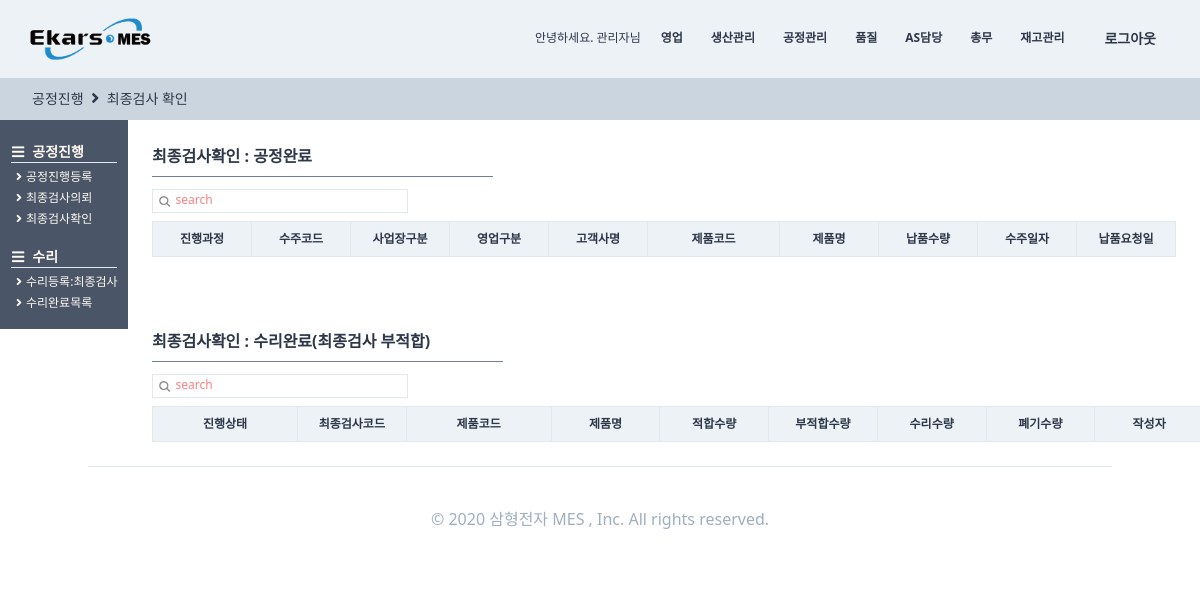
The app's page /producemanages/checkdonelist/ (signed in), older data.
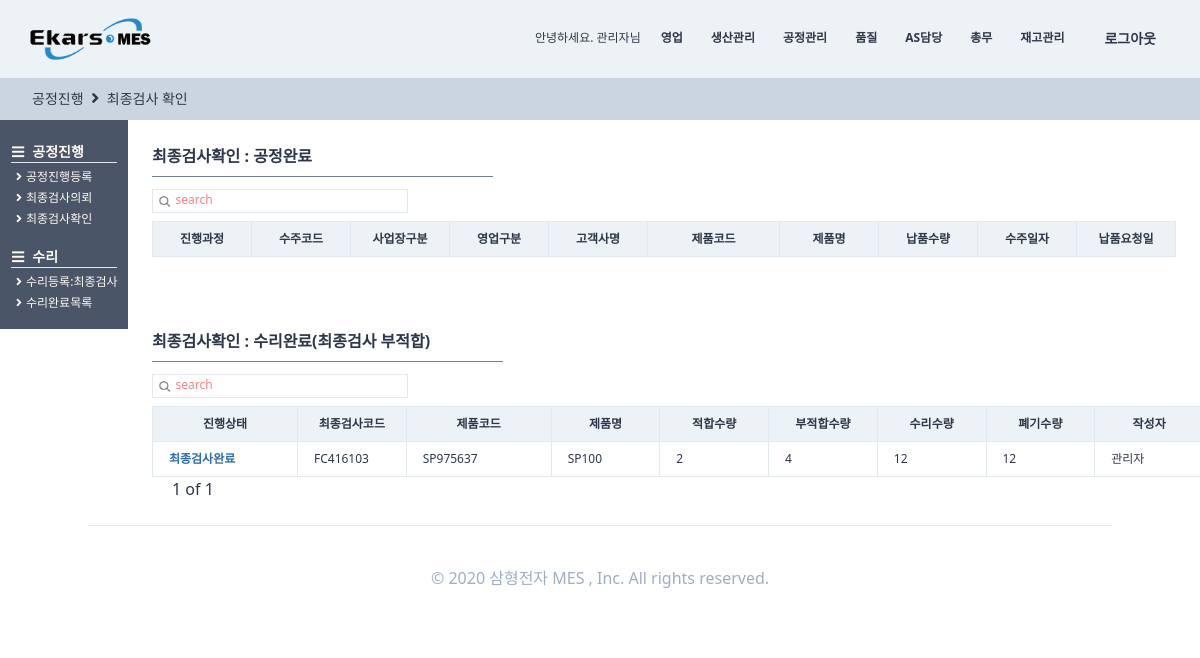
The same page, newer data.
### users/models.py (models this page shows, shortened)
class Part(TimeStampedModel):
    해당회사 = models.ForeignKey(
        "Company", related_name="Part", on_delete=models.CASCADE, null=True
    )
    부서명 = models.CharField(max_length=12, null=True, blank=True)
    class Meta:
        verbose_name = "부서"
        verbose_name_plural = "부서"

class User(AbstractUser, TimeStampedModel):
    부서 = models.ManyToManyField("Part", related_name="user", null=True)
    class Meta:
        verbose_name = "사용자"
        verbose_name_plural = "사용자"
    def __str__(self):
        return self.first_name
    def lenofpart(self):
        num = self.부서.count()
        return num

### qualitycontrols/models.py (models this page shows, shortened)
class RepairRegister(TimeStampedModel):
    최종검사결과 = "최종검사결과"
    AS = "AS"
    수리최종_CHOICES = (
        (최종검사결과, "최종검사결과"),
        (AS, "AS"),
    )
    최종검사결과 = models.OneToOneField(
        "FinalCheckRegister",
        related_name="수리내역서",
        on_delete=models.SET_NULL,
        null=True,
        blank=True,
    )
    AS수리의뢰 = models.OneToOneField(
        AS_models.ASRepairRequest,
        related_name="수리내역서",
        on_delete=models.SET_NULL,
        null=True,
        blank=True,
    )
    수리최종 = models.CharField(
        choices=수리최종_CHOICES, max_length=10, default=최종검사결과, null=True, blank=True,
    )
    작성자 = models.ForeignKey(
        users_models.User, related_name="수리내역서", on_delete=models.SET_NULL, null=True
    )
    불량위치및자재 = models.TextField(max_length=300, null=True,)
    특이사항 = models.TextField(max_length=300, null=True, blank=True,)
    수리내용 = models.TextField(max_length=300, null=True, blank=True,)
    실수리수량 = models.IntegerField(null=True,)
    폐기수량 = models.IntegerField(null=True,)
    제품 = models.ForeignKey(
        SI_models.SingleProduct,
        related_name="수리내역서",
        on_delete=models.SET_NULL,
        null=True,
    )
    class Meta:
        verbose_name = "수리내역서"
        verbose_name_plural = "수리내역서"
    def finalcheckboolean(self):
        try:
            self.최종검사
            try:
                self.최종검사.최종검사등록
                return "최종검사완료"
            except:
                return "최종검사의뢰완료"
        except:
            return "수리완료"

class FinalCheckRegister(TimeStampedModel):
    OK = "OK"
    NO = "NO"
    OKNO_CHOICES = (
        (OK, "OK"),
        (NO, "NO"),
    )
    있음 = "있음"
    없음 = "없음"
    있음없음_CHOICES = (
        (있음, "있음"),
        (없음, "없음"),
    )
    전원전압_CHOICES = (
        ("DC 24V", "DC 24V"),
        ("AC 220V", "AC 220V"),
    )
    POWERTRANS_CHOICES = (
        ("T-EPD2083-01", "T-EPD2083-01"),
        ("T-EPB2032-01", "T-EPB2032-01"),
        ("T-EPA2403-01", "T-EPA2403-01"),
        ("T-EPA2243-01", "T-EPA2243-01"),
        ("T-EPA2123-01", "T-EPA2123-01"),
        ("T-EWA2240-01", "T-EWA2240-01"),
        ("EWA2120-01", "EWA2120-01"),
        ("R-EWA2360-01", "R-EWA2360-01"),
    )
    FUSE_전_ULUSA_CHOICES = (
        ("31.8mm 1A", "31.8mm 1A"),
        ("31.8mm 2A", "31.8mm 2A"),
        ("31.8mm 3A", "31.8mm 3A"),
        ("31.8mm 4A", "31.8mm 4A"),
        ("31.8mm 5A", "31.8mm 5A"),
        ("31.8mm 10A", "31.8mm 10A"),
        ("31.8mm 15A", "31.8mm 15A"),
        ("20mm 2A", "20mm 2A"),
        ("20mm 3.15A", "20mm 3.15A"),
        ("20mm 5A", "20mm 5A"),
    )
    LABEL_인쇄물_CHOICES = (
        ("후면 좌측", "후면 좌측"),
        ("후면 우측", "후면 우측"),
        ("후면 중심", "후면 중심"),
        ("후면 우측아래", "후면 우측아래"),
        ("후면 좌측아래", "후면 좌측아래"),
    )
    수리비_CHOICES = (
        ("무상", "무상"),
        ("유상", "유상"),
    )
    택배_CHOICES = (
        ("선불", "선불"),
        ("신용", "신용"),
        ("착불", "착불"),
    )
    최종검사코드 = models.CharField(max_length=20, null=True, blank=True,)
    최종검사의뢰 = models.OneToOneField(
        "FinalCheck", related_name="최종검사등록", on_delete=models.SET_NULL, null=True,
    )
    검시자 = models.ForeignKey(
        users_models.User, related_name="최종검사등록", on_delete=models.SET_NULL, null=True,
    )
    검시일 = models.DateField(auto_now=False, auto_now_add=False, null=True, blank=True)
    치명적불량 = models.CharField(max_length=20, null=True,)
    중불량 = models.CharField(max_length=20, null=True,)
    경불량 = models.CharField(max_length=20, null=True,)
    검사수준 = models.CharField(max_length=40, null=True,)
    샘플링방식 = models.CharField(max_length=20, null=True,)
    결점수 = models.CharField(max_length=20, null=True,)
    전원전압 = models.CharField(choices=전원전압_CHOICES, max_length=20, blank=True, null=True)
    POWERTRANS = models.CharField(
        choices=POWERTRANS_CHOICES, max_length=20, blank=True, null=True
    )
    FUSE_전_ULUSA = models.CharField(
        choices=FUSE_전_ULUSA_CHOICES, max_length=20, blank=True, null=True,
    )
    LABEL_인쇄물 = models.CharField(
        choices=LABEL_인쇄물_CHOICES, max_length=20, blank=True, null=True
    )
    기타출하위치 = models.CharField(max_length=50, null=True, blank=True,)
    내용물 = models.CharField(choices=있음없음_CHOICES, max_length=20, blank=True, null=True)
    포장검사 = models.CharField(choices=OKNO_CHOICES, max_length=20, blank=True, null=True)
    동작검사 = models.CharField(choices=OKNO_CHOICES, max_length=20, blank=True, null=True)
    내부검사 = models.CharField(choices=OKNO_CHOICES, max_length=20, blank=True, null=True)
    외관검사 = models.CharField(choices=OKNO_CHOICES, max_length=20, blank=True, null=True)
    내압검사_DC = models.CharField(
        choices=OKNO_CHOICES, max_length=20, blank=True, null=True
    )
    내압검사_AC = models.CharField(
        choices=OKNO_CHOICES, max_length=20, blank=True, null=True
    )
    내용물확인 = models.CharField(choices=OKNO_CHOICES, max_length=20, blank=True, null=True)
    가_감전압 = models.CharField(max_length=50, blank=True, null=True)
    HI_POT_내부검사 = models.CharField(max_length=50, blank=True, null=True)
    특이사항 = models.TextField(max_length=80, blank=True, null=True)
    부적합수량 = models.IntegerField(null=True)
    적합수량 = models.IntegerField(null=True)
    제품 = models.ForeignKey(
        SI_models.SingleProduct,
        related_name="최종검사등록",
        on_delete=models.SET_NULL,
        null=True,
    )
    동작이상유무 = models.CharField(max_length=100, null=True, blank=True)
    외형이상유무 = models.CharField(max_length=100, null=True, blank=True)
    수리내역 = models.CharField(max_length=100, null=True, blank=True)
    특기사항 = models.CharField(max_length=100, null=True, blank=True)
    수리자 = models.ForeignKey(
        users_models.User,
        related_name="AS총괄장수리",
        on_delete=models.SET_NULL,
        null=True,
        blank=True,
    )
    수리비 = models.CharField(choices=수리비_CHOICES, max_length=100, blank=True, null=True)
    기본요금 = models.IntegerField(null=True, blank=True)
    부품비 = models.IntegerField(null=True, blank=True)
    택배 = models.CharField(choices=택배_CHOICES, max_length=100, blank=True, null=True)
    화물 = models.CharField(max_length=100, null=True, blank=True)
    발송날짜 = models.DateField(auto_now=False, auto_now_add=False, null=True, blank=True)
    발송자 = models.ForeignKey(
        users_models.User,
        related_name="AS총괄장발송",
        on_delete=models.SET_NULL,
        null=True,
        blank=True,
    )
    입금확인 = models.DateField(auto_now=False, auto_now_add=False, null=True, blank=True)
    비고 = models.CharField(max_length=100, null=True, blank=True)
    class Meta:
        verbose_name = "최종검사결과등록"
        verbose_name_plural = "최종검사결과등록"

### StandardInformation/models.py (models this page shows, shortened)
class SingleProduct(TimeStampedModel):
    작성자 = models.ForeignKey(
        "users.User", related_name="단품제품작성자", on_delete=models.SET_NULL, null=True
    )
    작성일 = models.DateField(auto_now=True, auto_now_add=False)
    모델코드 = models.CharField(max_length=80, blank=True)
    모델명 = models.CharField(max_length=30, blank=True)
    규격 = models.CharField(max_length=80, blank=True)
    단위 = models.CharField(max_length=10, blank=True)
    단가 = models.IntegerField(null=True)
    class Meta:
        verbose_name = "단품제품"
        verbose_name_plural = "단품제품"

### producemanages/views.py (the view, shortened to what this page needs)
# urls.py: path("checkdonelist/", views.checkdonelist, name="checkdonelist"),
def checkdonelist(request):
    user = request.user
    search = request.GET.get("search")
    search_m = request.GET.get("search_m")
    if search_m is None:
        s_order_m = []
        l_order_m = []
        order = OR_models.OrderRegister.objects.filter(제품구분="단품").order_by("-created")
        for s in order:
            try:
                s.생산요청.생산계획.작업지시서.작업지시서등록.최종검사
                l_order_m.append(s)
            except:
                pass
        for s in l_order_m:
            if s.생산요청.생산계획.작업지시서.작업지시서등록.생산담당자 == user:
                s_order_m.append(s)
        s_bool_m = False
    if search is None:
        order = (
            QC_models.RepairRegister.objects.filter(작성자=user)
            .filter(수리최종="최종검사결과")
            .order_by("-created")
        )
        s_order = []
        for s in order:
            try:
                s.최종검사
                s_order.append(s)
            except:
                pass
        s_bool = False
    pagediv = 7
    totalpage_m = int(math.ceil(len(s_order_m) / pagediv))
    paginator_m = Paginator(s_order_m, pagediv, orphans=0)
    page_m = request.GET.get("page_m", "1")
    s_order_m = paginator_m.get_page(page_m)
    nextpage_m = int(page_m) + 1
    previouspage_m = int(page_m) - 1
    nonpage_m = False
    notsamebool_m = True
    if totalpage_m == 0:
        nonpage_m = True
    if int(page_m) == totalpage_m:
        notsamebool_m = False
    if (search_m is None) or (search_m == ""):
        search_m = "search"
    totalpage = int(math.ceil(len(s_order) / pagediv))
    paginator = Paginator(s_order, pagediv, orphans=0)
    page = request.GET.get("page", "1")
    s_order = paginator.get_page(page)
    nextpage = int(page) + 1
    previouspage = int(page) - 1
    notsamebool = True
    nonpage = False
    if totalpage == 0:
        nonpage = True
    if int(page) == totalpage:
        notsamebool = False
    if (search is None) or (search == ""):
        search = "search"
    return render(
        request,
        "producemanages/checkdonelist.html",
        {
            "s_order": s_order,
            "search": search,
            "page": page,
            "totalpage": totalpage,
            "notsamebool": notsamebool,
            "nextpage": nextpage,
            "previouspage": previouspage,
            "s_bool": s_bool,
            "nonpage": nonpage,
            "s_order_m": s_order_m,
            "search_m": search_m,
            "page_m": page_m,
            "totalpage_m": totalpage_m,
            "notsamebool_m": notsamebool_m,
            "nextpage_m": nextpage_m,
            "previouspage_m": previouspage_m,
            "s_bool_m": s_bool_m,
            "nonpage_m": nonpage_m,
        },
    )

### templates/producemanages/checkdonelist.html (shortened to what the changed rows need)
{%extends "producemanages/producehome.html"%}
{%load static%}
{%block main_contens%}
<div class="flex flex-col">
    <div class="w-full h-full pl-32 -mt-6 font-semibold pt-12 flex flex-col">
        <div class="flex flex-col p-6 w-full ">
            <div class="flex ">
                <div class="flew flex-col">
                    <table class="table-fixed font-light text-xs w-full">
                        <thead>
                            <tr>
                                <th class="border bg-gray-200 px-2 py-2 w-24">진행과정</th>
                                <th class="border bg-gray-200 px-4 py-2 w-24">수주코드</th>
                                <th class="border bg-gray-200 px-4 py-2 w-24">사업장구분</th>
                                <th class="border bg-gray-200 px-4 py-2 w-24">영업구분</th>
                                <th class="border bg-gray-200 px-4 py-2 w-24">고객사명</th>
                                <th class="border bg-gray-200 px-4 py-2 w-32">제품코드</th>
                                <th class="border bg-gray-200 px-4 py-2 w-24">제품명</th>
                                <th class="border bg-gray-200 px-4 py-2 w-24">납품수량</th>
                                <th class="border bg-gray-200 px-4 py-2 w-24">수주일자</th>
                                <th class="border bg-gray-200 px-4 py-2 w-24">납품요청일</th>
                            </tr>
                        </thead>
                    </table>
                </div>
            </div>
        </div>
    </div>
    <div class="w-11/12 h-full ml-32 -mt-6 font-semibold pt-12 flex flex-col">
        <div class="flex flex-col p-6 w-full ">
            <table class="table-fixed font-light text-xs w-full">
                <thead>
                    <tr>
                        <th class="border bg-gray-200 px-4 py-2 w-32">진행상태</th>
                        <th class="border bg-gray-200 px-4 py-2 w-24">최종검사코드</th>
                        <th class="border bg-gray-200 px-4 py-2 w-32">제품코드</th>
                        <th class="border bg-gray-200 px-4 py-2 w-24">제품명</th>
                        <th class="border bg-gray-200 px-4 py-2 w-24">적합수량</th>
                        <th class="border bg-gray-200 px-4 py-2 w-24">부적합수량</th>
                        <th class="border bg-gray-200 px-4 py-2 w-24">수리수량</th>
                        <th class="border bg-gray-200 px-4 py-2 w-24">폐기수량</th>
                        <th class="border bg-gray-200 px-4 py-2 w-24">작성자</th>
                    </tr>
                </thead>
                <tbody>
                    {%for list in s_order%}
                    <tr>
                        <td
                            class="border px-4 py-2 font-semibold {%if list.finalcheckboolean == "최종검사완료"%} text-blue-700 {%endif%}
                            {%if list.finalcheckboolean == "수리완료"%} text-yellow-700 {%endif%} {%if list.finalcheckboolean == "최종검사의뢰완료"%} text-green-700 {%endif%}">
                            {{list.finalcheckboolean}}
                        </td>
                        <td class="border px-4 py-2  hover:text-blue-700 hover:font-bold "><a
                                href="{%url "producemanages:repairdetail" list.pk%}">
                                {{list.최종검사결과.최종검사코드}}</a></td>
                        <td class="border px-4 py-2">{{list.최종검사결과.제품.모델코드}}</td>
                        <td class="border px-4 py-2">{{list.최종검사결과.제품.모델명}}</td>
                        <td class="border px-4 py-2">{{list.최종검사결과.적합수량}}</td>
                        <td class="border px-4 py-2">{{list.최종검사결과.부적합수량}}</td>
                        <td class="border px-4 py-2">{{list.실수리수량}}</td>
                        <td class="border px-4 py-2">{{list.폐기수량}}</td>
                        <td class="border px-4 py-2">{{list.작성자}}</td>
                    </tr>
                    {%endfor%}
                </tbody>
            </table>
            {%if nonpage%}
            {%else%}
            <div class="flex ml-2">
                <span class="mx-3 font-medium  text-base">{{page}} of
                    {{totalpage}}</span>
            </div>
            {%endif%}
        </div>
    </div>
</div>
</div>
{%endblock main_contens %}

### templates/partials/navigation.html
{% load static%}
<div class="flex items-center text-sm font-medium h-full w-full  flex-raw justify-end">
        {% if user.is_authenticated %}
        <div class="text-right  text-xs h-5">안녕하세요. {{user}}님</div>
        {% if user.lenofpart > 1 %}
        {% for part in user.부서.all %}
        <div
                class="ml-3 border-b-2 border-transparent h-full flex items-center hover:border-gray-600 font-semibold text-xs">
                <a href="{%url "core:parthome" part.pk %}" class="py-10 px-2">
                        {% if part.부서명 == "자재부" %}
                        재고관리
                        {%else%}
                        <script>
                                var parta = "{{ part.부서명 }}";
                                var result = parta.replace("부", '')
                                document.write(result)
                        </script>
                        {% endif %}
                </a></div>
        {% endfor %}
        {% endif %}
        <div class="nav_link font-semibold ml-3"><a href="{%url "users:logout"%}">로그아웃</a></div>
        {% else %}
        <li class="nav_link"><a href="{%url "users:signup"%}">Sign Up</a></li>
        {% endif %}
</div>

Row changes from the older to the newer data that the page shows:
added RepairRegister: finalcheckboolean "최종검사완료", 최종검사결과.최종검사코드 "FC416103", 최종검사결과.제품.모델코드 "SP975637", 최종검사결과.제품.모델명 "SP100", 최종검사결과.적합수량 "2", 최종검사결과.부적합수량 "4", 실수리수량 "12", 폐기수량 "12", 작성자 "관리자"
Text that changed along with them:
{{ page }}: (not shown) → "1"
{{ totalpage }}: (not shown) → "1"
text now shown: "of"
